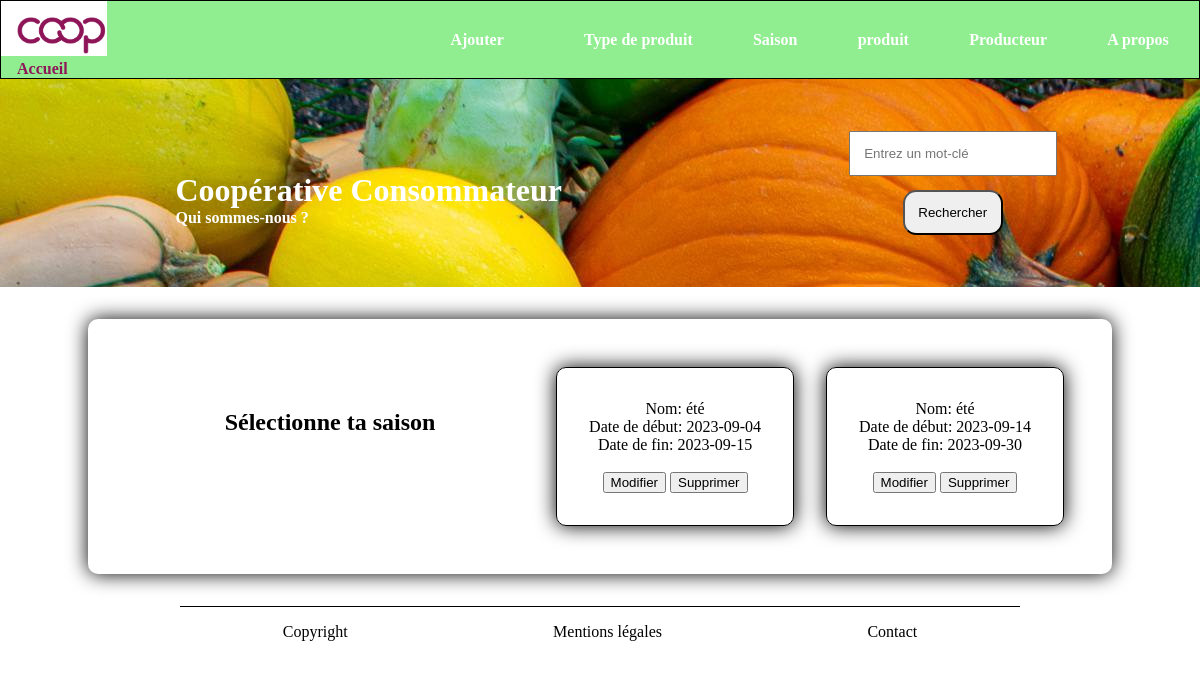
The page /season.php on the database its author committed.
### tables this page shows
CREATE TABLE IF NOT EXISTS `saison` (
  `ISAISO` bigint UNSIGNED NOT NULL AUTO_INCREMENT,
  `NSAISO` varchar(50) NOT NULL,
  `DDESAI` date NOT NULL,
  `DFISAI` date NOT NULL,
  PRIMARY KEY (`ISAISO`),
  UNIQUE KEY `ISAISO` (`ISAISO`)
);

### season.php (the view, shortened to what this page needs)
<?php
require_once "./root/pdo.php";
?>
<?php
include './includes/header.php';
include './includes/banner.php';
include './includes/section.php';
$sql = "SELECT * FROM saison";
$query = $db->query($sql);
$saisons = $query->fetchAll(); ?>
<?php foreach ($saisons as $saison) : ?>
    <div class="result_item">
        <p>Nom: <?= $saison["NSAISO"] ?></p>
        <p>Date de début: <?= $saison["DDESAI"] ?></p>
        <p>Date de fin: <?= $saison["DFISAI"] ?></p>
        <br>
    <button>
        <a href="update.php?id=<?=$saison["ISAISO"]?>"> Modifier</a>
    </button>
    <button>
        <a href="delete.php?id=<?=$saison["ISAISO"]?>"> Supprimer</a>
    </button>
    </div>
<?php endforeach ?>
<?php
include './includes/footer.php';
?>

### assets/css/stylesheet.css (style rules this page uses)
* { padding: auto; margin: auto; }
a { text-decoration: none; color:black; }
.result_item { border: 1px solid black; padding:2em; margin:1em; box-shadow: 0px 0px 20px black; text-align: center; border-radius: 10px; }

### rows shown on the page
saison: NSAISO "été", DDESAI "2023-09-04", DFISAI "2023-09-15"
saison: NSAISO "été", DDESAI "2023-09-14", DFISAI "2023-09-30"

### other values the page prints
$titreArticle "Sélectionne ta saison"
